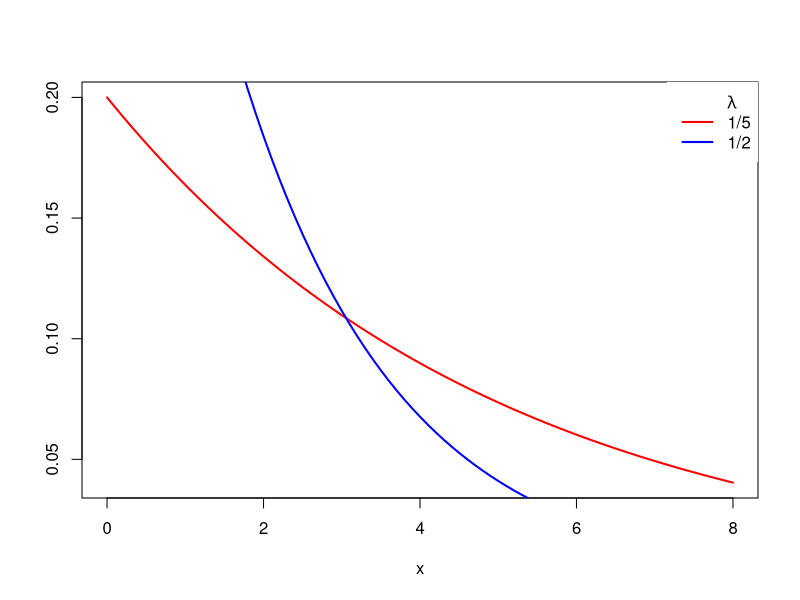

The R script that drew this image:
# https://r-coder.com/exponential-distribution-r/
library('ggplot2')

# Grid of X-axis values
x <- seq(0, 8, 0.1)

# lambda = 0.2
plot(x, dexp(x, 0.2), type = "l",
     ylab = "", lwd = 2, col = "red")
# lambda = 0.5
lines(x, dexp(x, rate = 0.5), col = "blue", lty = 1, lwd = 2)

# Adding a legend
legend("topright", c(expression(paste(, lambda)), "1/5", "1/2"),
       lty = c(0, 1, 1), col = c("blue", "red"), box.lty = 0, lwd = 2)
